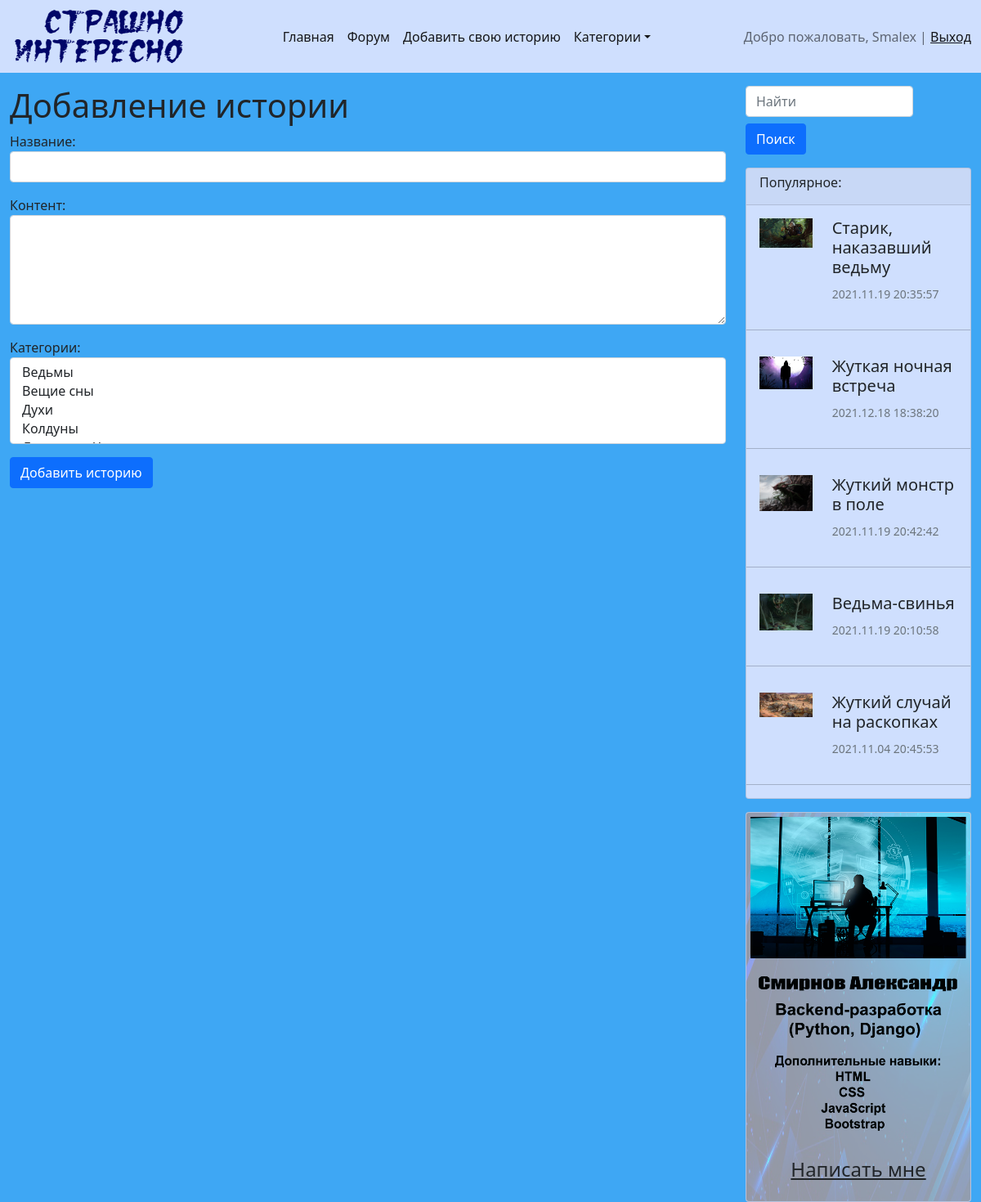
Screenshot of /stories/add-story/ (signed in) with the database file from the repository.
### main/models.py (models this page shows, shortened)
class Category(models.Model):
	title = models.CharField(max_length=100, db_index=True, verbose_name='Название категории')
	slug = models.SlugField(max_length=100, verbose_name='Url', default='')
	def get_absolute_url(self):
		return reverse_lazy('category', kwargs={"slug": self.slug})
	def __str__(self):
		return self.title
	class Meta():
		verbose_name = 'Категория'
		verbose_name_plural = 'Категории'
		ordering = ['title']

class Stories(models.Model):
	title = models.CharField(max_length=150, verbose_name='Название')
	slug = models.SlugField(max_length=150, verbose_name='Url', default='')
	text = models.TextField(verbose_name='Контент')
	created_at = models.DateTimeField(auto_now_add=True, verbose_name='Создано')
	updated_at = models.DateTimeField(auto_now=True, verbose_name='Изменено')
	image = models.ImageField(upload_to='images/%Y/%m/%d', verbose_name='Изображения')
	is_published = models.BooleanField(default=False, verbose_name='Опубликовать')
	views = models.IntegerField(default=0, verbose_name='Количество просмотров')
	category = models.ManyToManyField('Category', blank=True,
									  related_name='stories', verbose_name='Категории')
	def get_absolute_url(self):
		return reverse_lazy('view_story', kwargs={"slug": self.slug})
	class Meta():
		verbose_name = 'История'
		verbose_name_plural = 'Истории'
		ordering = ['-created_at']

### main/views.py (the view)
# urls.py: path('stories/add-story/', CreateStory.as_view(), name='add_story'),
class CreateStory(LoginRequiredMixin, CreateView):
	form_class = StoryForm
	template_name = 'main/add_story.html'
	success_url = reverse_lazy('home')

### main/forms.py
class StoryForm(forms.ModelForm):
	class Meta:
		model = Stories
		fields = ('title', 'text', 'category')
		widgets = {
		    'title': forms.TextInput(attrs={'class': 'form-control'}),
		    'text': forms.Textarea(attrs={'class': 'form-control', 'rows': 5}),
		    'category': forms.SelectMultiple(attrs={'class': 'form-control'}),
		}

### main/templatetags/sidebar.py (called while the page is built)
@register.inclusion_tag('main/popular.html')
def get_popular_posts(cnt=5):
    posts = Stories.objects.order_by('-views')[:cnt]
    return {'posts': posts}

### main/templatetags/stories_tags.py (called while the page is built)
@register.simple_tag()
def get_categories():
    return Category.objects.all()

### main/templates/main/add_story.html (shortened to what this page needs)
{% extends 'base.html' %}
{% block content %}
<div class="col-md-9">
	<h1>Добавление истории</h1>
	<form action="{% url 'add_story' %}" method="post">
		{{ form.as_p }}
		<button type="submit" class="btn btn-primary btn-block">Добавить историю</button>
	</form>
</div>
{% endblock %}

### templates/inc/_nav.html (shortened to what this page needs)
<nav class="navbar navbar-expand-lg navbar-light">
		<div class="container-fluid">
			<img src="/media/images/logo.png" alt="" width="220">
			<div>
				<div class="collapse navbar-collapse ml-10" id="navbarNavAltMarkup">
					<ul class="navbar-nav mr-auto">
						<li class="nav-item"><a class="nav-link active" aria-current="page" href="{% url 'home' %}">Главная</a></li>
						<li class="nav-item"><a class="nav-link active" href="#">Форум</a></li>
						{% if request.user.is_authenticated %}
							<li class="nav-item"><a class="nav-link active" aria-current="page" href="{% url 'add_story' %}">Добавить свою историю</a></li>
						{% endif %}
						{% include 'inc/_categories.html' %}
					</ul>
				</div>
			</div>
			<span class="navbar-text">
				{% if request.user.is_authenticated %}
				Добро пожаловать, {{ user.username }} | <a href="{% url 'logout' %}">Выход</a>
				{% else %}
				<a href="{% url 'register' %}">Регистрация</a> | <a href="{% url 'login' %}">Вход</a>
				{% endif %}
			</span>
		</div>
	</nav>

### main/templates/main/popular.html
<div class="card">
	<div class="card-header">
		<h6>Популярное:</h6>
	</div>
	{% for item in posts %}
	<div class="card-body">
		<div class="row">
    		<div class="col-md-4">
    			{% if item.image %}
				<a class="text-decoration-none text-reset" href="{{ item.get_absolute_url }}"><img src="{{ item.image.url }}" alt="" class="img-fluid mb-2"></a>
				{% endif %}
    		</div>
    		<div class="col-md-8">
				<h5 class="card-title"><a class="text-decoration-none text-reset" href="{{ item.get_absolute_url }}">{{ item.title }}</a></h5>
        		<p class="card-text"><small class="text-muted">{{ item.created_at|date:"Y.m.d H:i:s" }}</small></p>
			</div>
    	</div>
	</div>
	<hr/>
	{% endfor %}
</div>

### mystic/static/css/style.css (style rules this page uses)
body { background-color: #3ea7f4; }
.card { background-color: #cfdffe; }
nav { background-color: #cfdffe; }

### rows the page displays
Stories: image (picture), title "Старик, наказавший ведьму", created_at "2021.11.19 20:35:57"
Stories: image (picture), title "Жуткая ночная встреча", created_at "2021.12.18 18:38:20"
Stories: image (picture), title "Жуткий монстр в поле", created_at "2021.11.19 20:42:42"
Stories: image (picture), title "Ведьма-свинья", created_at "2021.11.19 20:10:58"
Stories: image (picture), title "Жуткий случай на раскопках", created_at "2021.11.04 20:45:53"

### other values shown
{{ user.username }} "Smalex"
